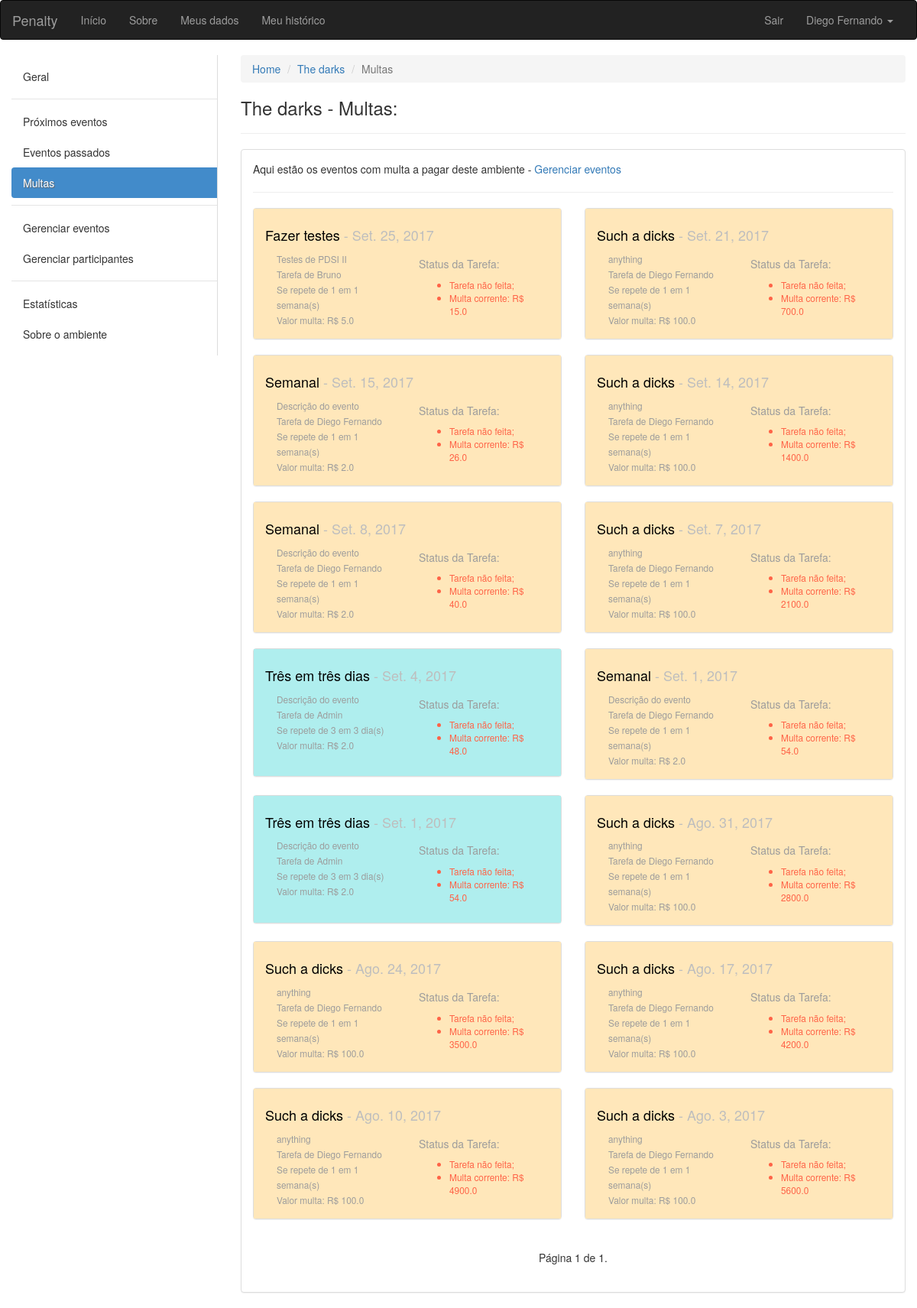
The page /ambiente/2/multas/ (signed in) on the database its author committed.
### ambiente/models.py (models this page shows, shortened)
class Ambiente(models.Model):
	nome = models.CharField(max_length=100, verbose_name='Nome', null=False, blank=False)
	descricao = models.CharField(max_length=100, verbose_name='Descrição', null=True, blank=False)
	endereco = models.CharField(max_length=150, verbose_name='Endereço', null=True, blank=False)
	criador = models.ForeignKey(User, verbose_name='Criador', null=False, blank=False, related_name='+')
	data_criacao = models.DateTimeField(default=timezone.now)
	participantes = models.ManyToManyField(User, verbose_name='Participantes', blank=True, related_name='+')

class Evento(models.Model):
	INTERVALOS = (
        ('D', 'Dias'),
        ('S', 'Semanas'),
        ('M', 'Meses'),
    )
	nome = models.CharField(max_length=100, verbose_name='Nome', null=False, blank=False)
	descricao = models.CharField(max_length=100, verbose_name='Descrição', null=True, blank=False)
	criador = models.ForeignKey(User, verbose_name='Criador', null=False, blank=False, related_name='+', default=1)
	responsavel = models.ForeignKey(User, verbose_name='Responsavel pela tarefa', null=False, blank=False, related_name='+', default=1)
	ambiente = models.ForeignKey(Ambiente, verbose_name='Ambiente', null=False, blank=False, related_name='+')
	data_inicio = models.DateField(default=date.today)
	data_fim = models.DateField(verbose_name='Data de término')
	dia_evento = models.DateField()
	id_agrupador = models.IntegerField()
	valor_multa = models.FloatField(verbose_name='Valor da multa', blank=False, default=2.0)
	quantidade_intervalos_repeticao = models.IntegerField(verbose_name='Se repete em')
	intervalo = models.CharField(max_length=40, choices=INTERVALOS, null=False, blank=False)
	solicitacao_de_validacao = models.BooleanField(default=False)
	momento_da_solicitacao = models.DateTimeField(blank=True, null=True)
	def action_rules(self):
		if self.dia_evento > date.today():
			return False # Se a data do evento for futura não mostre botões
		elif self.solicitacao_de_validacao: # Se o responsável tiver solicitado...
			if self.momento_da_solicitacao.replace(day=self.momento_da_solicitacao.day + 2) > timezone.now():
				return 1 # Se houve solicitação, os outros usuários tem 2 dias a mais para refutar que o responsável não cumpriu com o dever
			return 2 # Passou os dois dias, tarefa validada
		else: # Se o responsável não tiver solicitado...
			if self.dia_evento == date.today():
				return 3 # Poderá solicitar cumprimento da tarefa
			elif self.dia_evento < date.today():
				return 4 # Multa está correndo
	def multa_corrente(self):
		if date.today() < self.dia_evento:
			return 0.0
		elif self.solicitacao_de_validacao:
			return self.valor_multa * (date(self.momento_da_solicitacao.year, self.momento_da_solicitacao.month, self.momento_da_solicitacao.day) - self.dia_evento).days
		else:
			return self.valor_multa * (date.today() - self.dia_evento).days

### ambiente/views.py (the view)
# urls.py: url(r'^(?P<pkambiente>[0-9]+)/multas/$', views.eventos_multados, name='eventos_multados'),
def eventos_multados(request, pkambiente):
	ambiente = get_object_or_404(Ambiente, pk=pkambiente)
	get_object_or_404(ambiente.participantes, pk=request.user.pk)
	tarefas = Evento.objects.filter(ambiente=ambiente).filter(dia_evento__lt=date.today()).filter(solicitacao_de_validacao=False).order_by('dia_evento')[::-1]
	paginator = Paginator(tarefas, 14) # Mostra 15 contatos por página
	try:
		page = int(request.GET.get('page', '1'))
	except ValueError:
		page = 1
	try:
		lista = paginator.page(page)
	except (EmptyPage, InvalidPage):
		lista = paginator.page(paginator.num_pages)
	return render(request, 'eventos_multados.html', {'ambiente':ambiente, 'eventos':lista, 'participantes':User.objects.all()})

### ambiente/templatetags/aux_tags.py (called while the page is built)
@register.filter(name='typedata')
def typedata(value):
	if value == "D":
		return "dia(s)"
	elif value == "S":
		return "semana(s)"
	return "mes(es)"

### ambiente/templates/eventos_multados.html (shortened to what this page needs)
{% extends "base.html" %}
{% load aux_tags %}
{% block conteudo %}
<div class="container-fluid">
	<div class="row">
		<div class="col-sm-3">
		    <nav class="nav-sidebar">
		        <ul class="nav">
		            <li><a href="{% url 'ambiente:ambiente' ambiente.pk %}">Geral</a></li>
		            <li class="nav-divider"></li>
		            <li><a href="{% url 'ambiente:proximos_eventos' ambiente.pk %}">Próximos eventos</a></li>
		            <li><a href="javascript:;">Eventos passados</a></li>
		            <li class="active"><a href="javascript:;">Multas</a></li>
		            <li class="nav-divider"></li>
		            <li><a href="{% url 'ambiente:eventos' ambiente.pk %}">Gerenciar eventos</a></li>
		            <li><a href="{% url 'ambiente:participantes' ambiente.pk %}">Gerenciar participantes</a></li>
		            <li class="nav-divider"></li>
		            <li><a href="javascript:;">Estatísticas</a></li>
		            <li><a href="javascript:;">Sobre o ambiente</a></li>
		        </ul>
		    </nav>
		</div>
	<div class="col-sm-9">
		<ol class="breadcrumb">
		  <li><a href="#">Home</a></li>
		  <li><a href="{% url 'ambiente:ambiente' ambiente.pk %}">{{ ambiente.nome }}</a></li>
		  <li class="active">Multas</li>
		</ol>
		<h3>{{ ambiente.nome }} - Multas:</h3>
		<hr>
		<div class="panel panel-default">
		  <div class="panel-body">
		  <p>Aqui estão os eventos com multa a pagar deste ambiente - <a href="{% url 'ambiente:eventos' ambiente.pk %}">Gerenciar eventos</a></p>
		  <hr>
		  <div class="row">
		  {% for evento in eventos %}
		  <div class="col-xs-12 col-sm-12 col-md-12 col-lg-6">
		  	<div class="panel panel-default">
		  	  {% if evento.intervalo == "D" %}
		  	  	<div class="panel-body dias">
		  	  {% elif evento.intervalo == "S" %}
		  	  	<div class="panel-body semanas">
		  	  {% else %}
		  	    <div class="panel-body meses">
		  	  {% endif %}
			    <h4><a href="{% url 'ambiente:tarefa' ambiente.pk evento.pk %}" class="titulopindex">{{ evento.nome }}</a><span class="pCinza"> - {{ evento.dia_evento }}</span></h4>
			    <div class="col-xs-12 col-sm-12 col-md-6 col-lg-6">
			    	<small class="pCinzaUser">
				    	{{ evento.descricao }}<br>
				    	Tarefa de {{ evento.responsavel.first_name }}<br>
				    	Se repete de {{ evento.quantidade_intervalos_repeticao }} em {{ evento.quantidade_intervalos_repeticao }} {{ evento.intervalo|typedata }}<br>
				    	Valor multa: R$ {{ evento.valor_multa }}<br>
			    	</small>
			    </div>
			    <div class="col-xs-12 col-sm-12 col-md-6 col-lg-6">
			    	<small class="pCinzaUser">
			    	<h5>Status da Tarefa:</h5>
			    	<ul>
			    		{% if evento.action_rules == 1 %}
			    			<li style="color: #008B45;">Em validação...</li>
			    			{% if evento.multa_corrente > 0 %}
			    				<li style="color: #008B45;">Multa paga: R$ {{ evento.multa_corrente }}</li>
		    				{% endif %}
			    		{% elif evento.action_rules == 2 %}
			    			<li>Tarefa validada.</li>
			    			{% if evento.multa_corrente > 0 %}
			    				<li>Multa paga: R$ {{ evento.multa_corrente }}</li>
		    				{% endif %}
		    			{% elif evento.action_rules == 3 %}
			    			<li>Evento para hoje!</li>
			    		{% elif evento.action_rules == 4 %}
			    			<li style="color: #FF6347;">Tarefa não feita;</li>
			    			{% if evento.multa_corrente > 0 %}
			    				<li style="color: #FF6347;">Multa corrente: R$ {{ evento.multa_corrente }}</li>
		    				{% endif %}
			    		{% endif %}
			    	</ul>
			    </small>
			    </div>
			  </div>
			</div>
		  </div>
		  {% empty %}
		  	<div class="container">
		  		<p>Não há nenhuma tarefa com multa neste ambiente.</p>
		  	</div>
		  {% endfor %}
		  </div>
		  <div class="col-sm-6 col-sm-offset-3">
		  <nav aria-label="Page navigation">
			  <ul class="pager">
			    Página {{ eventos.number }} de {{ eventos.paginator.num_pages }}.
			  </ul>
			</nav>
			</div>
		  </div>
		</div>
	</div>
</div>
{% endblock conteudo %}

### core/templates/base.html (shortened to what this page needs)
{% load staticfiles %}
<!DOCTYPE html>
<html lang="pt-br">
  <head>
    <link rel="stylesheet" href="{% static 'css/bootstrap.min.css' %}">
    <link rel="stylesheet" href="{% static 'css/custom.css' %}">
  </head>
  <body>
    <nav class="navbar navbar-inverse">
      <div class="container-fluid">
      <div class="navbar-header">
        <a class="navbar-brand" href="/">Penalty</a>
      </div>
      <div class="collapse navbar-collapse" id="bs-example-navbar-collapse-1">
        <ul class="nav navbar-nav">
          <li><a href="/">Início</a></li>
          <li><a href="#">Sobre</a></li>
          <li><a href="#">Meus dados</a></li>
          <li><a href="#">Meu histórico</a></li>
        </ul>
        {% if request.user.is_authenticated %}
        <ul class="nav navbar-nav navbar-right">
          <li><a href="/logout/">Sair</a></li>
          <li class="dropdown">
            <a href="#" class="dropdown-toggle" data-toggle="dropdown" role="button" aria-haspopup="true" aria-expanded="false">{{ request.user.first_name }} <span class="caret"></span></a>
          </li>
        </ul>
        {% endif %}
      </div>
    </div>
    </nav>
    {% block conteudo %}
    {% endblock conteudo %}
  </body>
</html>

### core/static/css/custom.css (style rules this page uses)
.nav-sidebar { width: 100%; padding: 8px 0; border-right: 1px solid #ddd; }
.nav-sidebar a { color: #333; -webkit-transition: all 0.08s linear; -moz-transition: all 0.08s linear; -o-transition: all 0.08s linear; transition: all 0.08s linear; -webkit-border-radius: 4px 0 0 4px; -moz-border-radius: 4px 0 0 4px; border-radius: 4px 0 0 4px; }
.nav-sidebar .active a { cursor: default; background-color: #428bca; color: #fff; text-shadow: 1px 1px 1px #666; }
.dias { background-color: #AFEEEE; }
.semanas { background-color: #FFE7BA; }
.pCinza { color: #BEBEBE; }
.pCinzaUser { color: #9C9C9C; }
.titulopindex { color: #000000; }

### rows shown on the page
Ambiente: nome "The darks"
Evento: nome "Fazer testes", dia_evento "Set. 25, 2017", descricao "Testes de PDSI II", responsavel.first_name "Bruno", quantidade_intervalos_repeticao "1", intervalo|typedata "semana(s)", valor_multa "5.0", multa_corrente "15.0"
Evento: nome "Such a dicks", dia_evento "Set. 21, 2017", descricao "anything", responsavel.first_name "Diego Fernando", quantidade_intervalos_repeticao "1", intervalo|typedata "semana(s)", valor_multa "100.0", multa_corrente "700.0"
Evento: nome "Semanal", dia_evento "Set. 15, 2017", descricao "Descrição do evento", responsavel.first_name "Diego Fernando", quantidade_intervalos_repeticao "1", intervalo|typedata "semana(s)", valor_multa "2.0", multa_corrente "26.0"
Evento: nome "Such a dicks", dia_evento "Set. 14, 2017", descricao "anything", responsavel.first_name "Diego Fernando", quantidade_intervalos_repeticao "1", intervalo|typedata "semana(s)", valor_multa "100.0", multa_corrente "1400.0"
Evento: nome "Semanal", dia_evento "Set. 8, 2017", descricao "Descrição do evento", responsavel.first_name "Diego Fernando", quantidade_intervalos_repeticao "1", intervalo|typedata "semana(s)", valor_multa "2.0", multa_corrente "40.0"
Evento: nome "Such a dicks", dia_evento "Set. 7, 2017", descricao "anything", responsavel.first_name "Diego Fernando", quantidade_intervalos_repeticao "1", intervalo|typedata "semana(s)", valor_multa "100.0", multa_corrente "2100.0"
Evento: nome "Três em três dias", dia_evento "Set. 4, 2017", descricao "Descrição do evento", responsavel.first_name "Admin", quantidade_intervalos_repeticao "3", intervalo|typedata "dia(s)", valor_multa "2.0", multa_corrente "48.0"
Evento: nome "Semanal", dia_evento "Set. 1, 2017", descricao "Descrição do evento", responsavel.first_name "Diego Fernando", quantidade_intervalos_repeticao "1", intervalo|typedata "semana(s)", valor_multa "2.0", multa_corrente "54.0"
Evento: nome "Três em três dias", dia_evento "Set. 1, 2017", descricao "Descrição do evento", responsavel.first_name "Admin", quantidade_intervalos_repeticao "3", intervalo|typedata "dia(s)", valor_multa "2.0", multa_corrente "54.0"
Evento: nome "Such a dicks", dia_evento "Ago. 31, 2017", descricao "anything", responsavel.first_name "Diego Fernando", quantidade_intervalos_repeticao "1", intervalo|typedata "semana(s)", valor_multa "100.0", multa_corrente "2800.0"
Evento: nome "Such a dicks", dia_evento "Ago. 24, 2017", descricao "anything", responsavel.first_name "Diego Fernando", quantidade_intervalos_repeticao "1", intervalo|typedata "semana(s)", valor_multa "100.0", multa_corrente "3500.0"
Evento: nome "Such a dicks", dia_evento "Ago. 17, 2017", descricao "anything", responsavel.first_name "Diego Fernando", quantidade_intervalos_repeticao "1", intervalo|typedata "semana(s)", valor_multa "100.0", multa_corrente "4200.0"
Evento: nome "Such a dicks", dia_evento "Ago. 10, 2017", descricao "anything", responsavel.first_name "Diego Fernando", quantidade_intervalos_repeticao "1", intervalo|typedata "semana(s)", valor_multa "100.0", multa_corrente "4900.0"
Evento: nome "Such a dicks", dia_evento "Ago. 3, 2017", descricao "anything", responsavel.first_name "Diego Fernando", quantidade_intervalos_repeticao "1", intervalo|typedata "semana(s)", valor_multa "100.0", multa_corrente "5600.0"

### other values the page prints
{{ request.user.first_name }} "Diego Fernando"
{{ eventos.number }} "1"
{{ eventos.paginator.num_pages }} "1"
